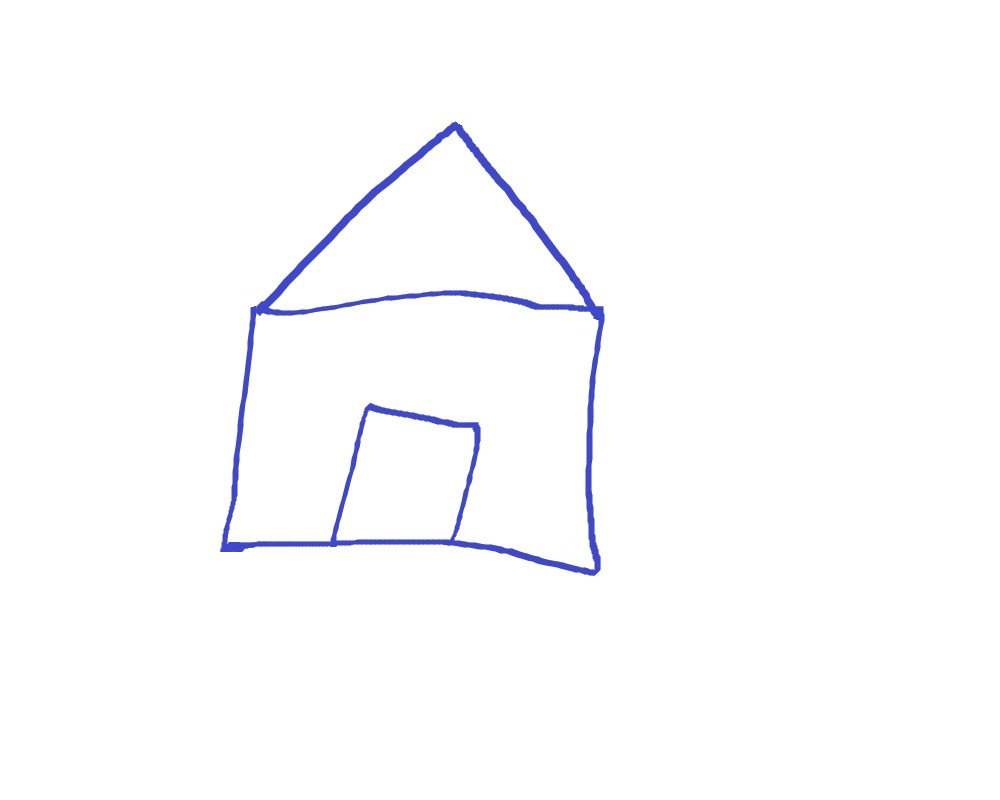
#> input picture images/house.jpg, 1000 x 800 px
$ python approx_contour.py
#> lines starting #> are read from the running program, lines starting #| are printed output that depends on the picture; after the words box and inside, x2 and y2 are one past the last pixel; in counts of white or black regions, pixels touching at a corner belong together
import cv2
import numpy as np

image = cv2.imread('../images/house.jpg')
#> image is the input picture: shape (800, 1000, 3); mean B, G, R 253.8, 252.1, 251.9
img_copy = image.copy()
cv2.imshow('original house',image)
cv2.waitKey(0)
cv2.destroyAllWindows()

gray = cv2.cvtColor(image,cv2.COLOR_BGR2GRAY)
ret,thresh = cv2.threshold(gray,127,255,cv2.THRESH_BINARY)
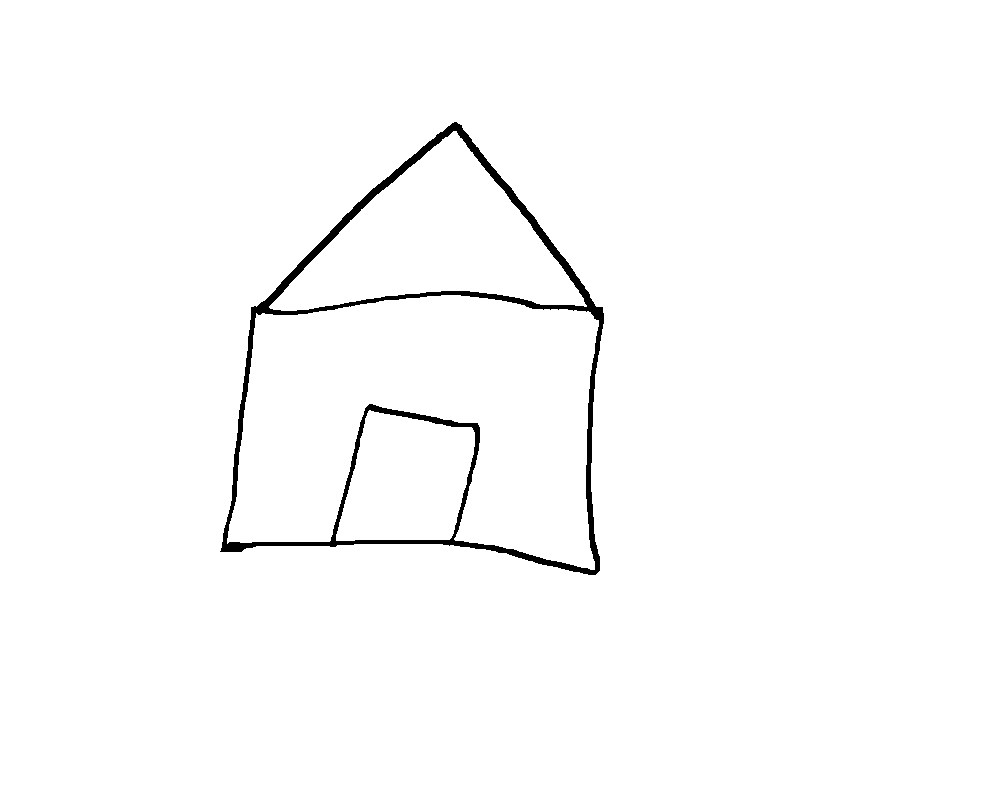
#> thresh: shape (800, 1000); 98.6% white; 1 black region

contours,hierarchy = cv2.findContours(thresh.copy(),cv2.RETR_LIST,cv2.CHAIN_APPROX_NONE)
#> contours = 5 contours; box (x1, y1, x2, y2) and area: (0, 0, 1000, 800) 798201, (219, 121, 605, 576) 121150, (227, 295, 599, 570) 67260, (269, 131, 587, 311) 27128, (336, 410, 475, 541) 13634

for i,c in enumerate(contours):
    x,y,w,h = cv2.boundingRect(c)
    cv2.rectangle(img_copy,(x,y),(x+w,y+h),(255,0,255),2)
    cv2.imshow('contour'+str(i+1),img_copy)
    cv2.waitKey(0)
#> this loop made 5 passes
#> (x, y, w, h) on passes 1 to 5: (336, 410, 139, 131), (227, 295, 372, 275), (269, 131, 318, 180), (219, 121, 386, 455), (0, 0, 1000, 800)
#> pass 1, `cv2.imshow('contour'+str(i+1),img_copy)`:
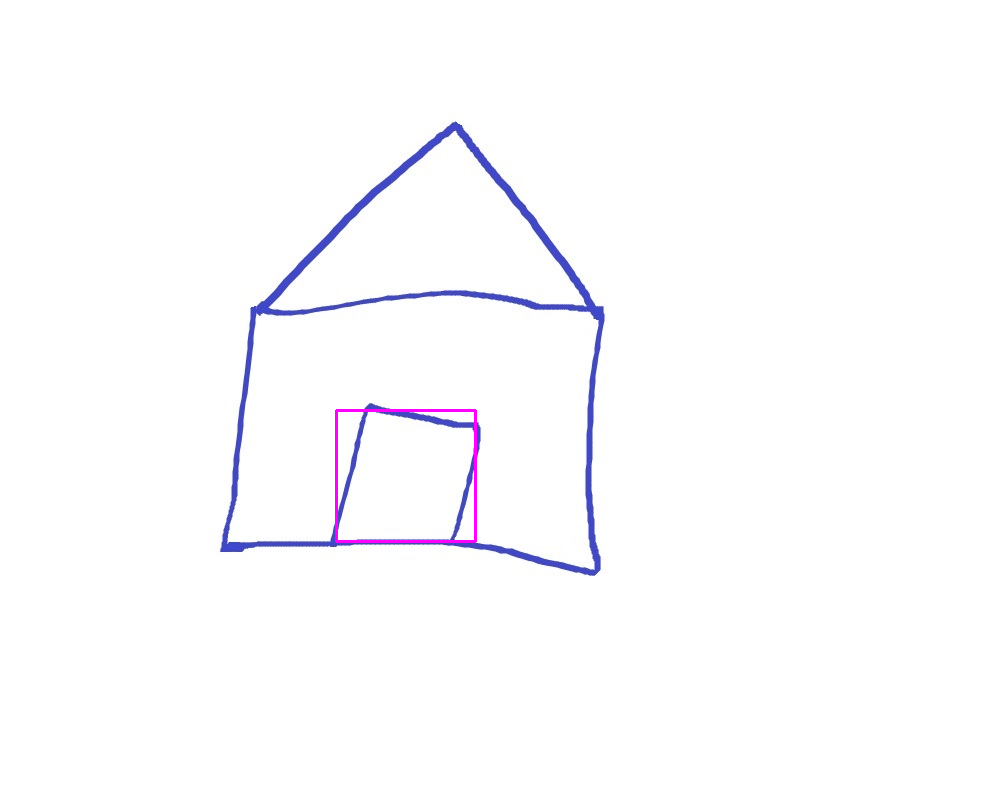
#> window 'contour1': shape (800, 1000, 3); mean B, G, R 253.9, 251.7, 252.1
#> after the loop:
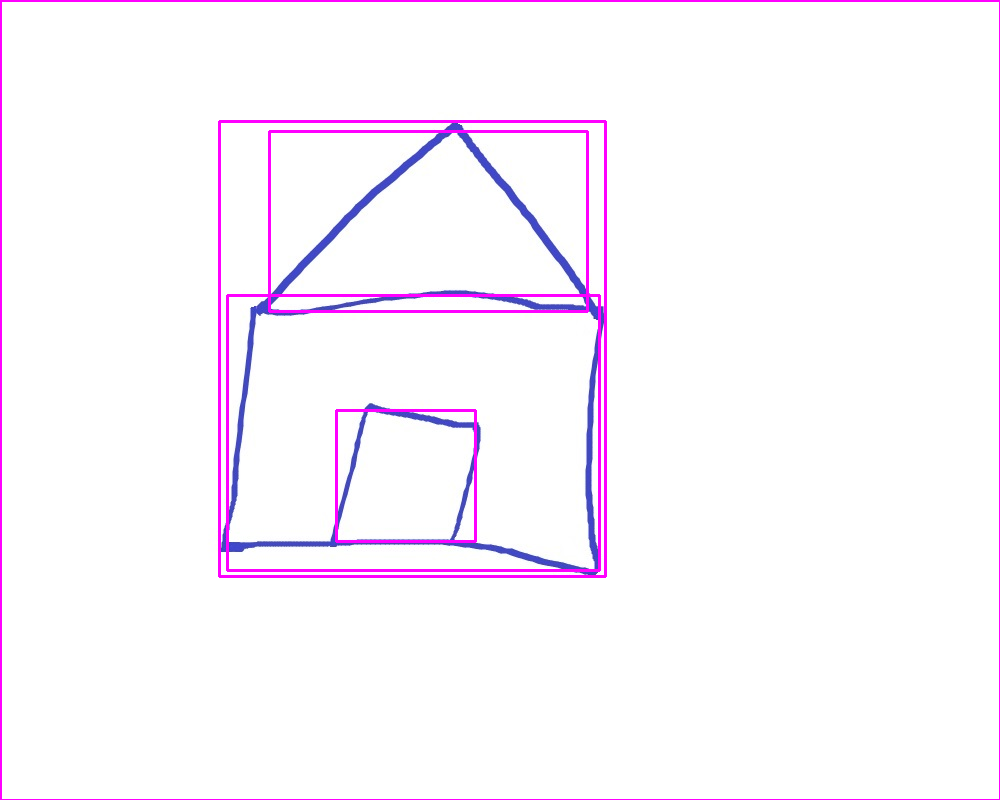
#> img_copy: shape (800, 1000, 3); 2.36% of pixels changed, all inside (x1, y1, x2, y2) = (0, 0, 1000, 800)

cv2.destroyAllWindows()

for i,c in enumerate(contours):
    acc=cv2.arcLength(c,True)
    poly = cv2.approxPolyDP(c,acc,True)
    cv2.drawContours(image,c,-1,(255,0,255),2)
    cv2.imshow('approx contour',image)
    cv2.waitKey(0)
#> this loop made 5 passes
#> (acc, poly) on passes 1 to 5: (489.7, [[369, 410]]), (1525.5, [[598, 320]]), (827.8, [[586, 305]]), (1470.8, [[456, 121]]), (3596, [[0, 0]])
#> pass 1, `cv2.imshow('approx contour',image)`:
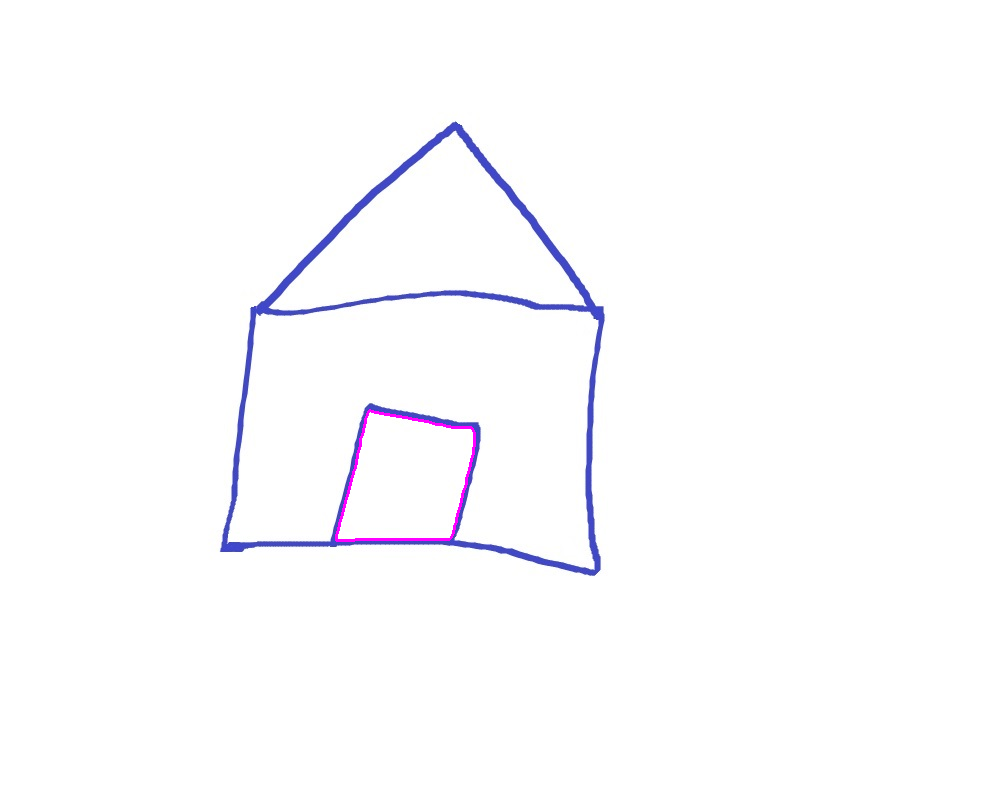
#> window 'approx contour': shape (800, 1000, 3); mean B, G, R 253.9, 251.8, 252.1
#> after the loop:
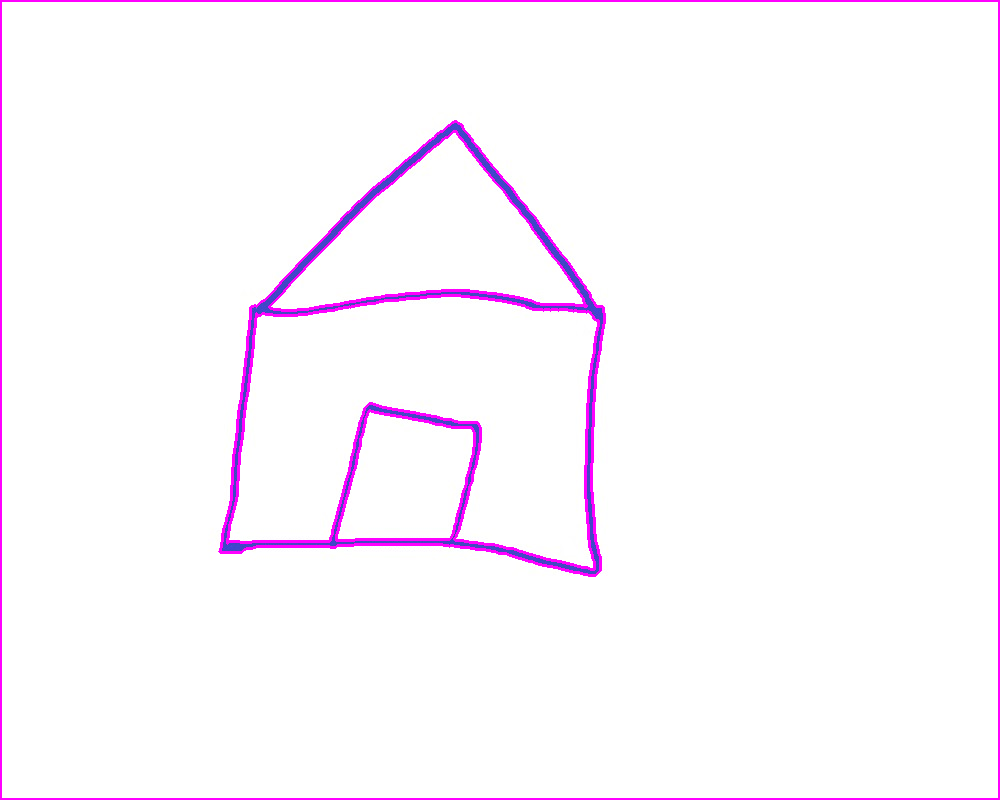
#> image: shape (800, 1000, 3); 2.35% of pixels changed, all inside (x1, y1, x2, y2) = (0, 0, 1000, 800)
cv2.destroyAllWindows()

$ run again, with images/4star.jpg copied over images/house.jpg
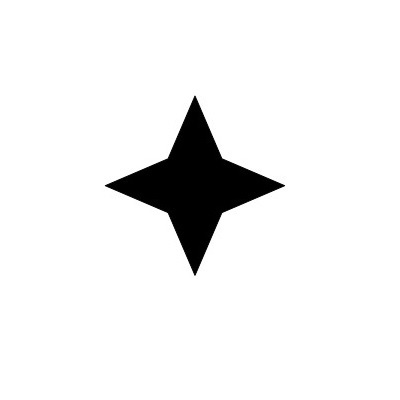
#> input picture images/4star.jpg, 400 x 400 px
#> image is the input picture: shape (400, 400, 3); min 0, max 255, mean 239.2
#> thresh: shape (400, 400); 93.8% white; 1 black region
#> contours = 2 contours; box (x1, y1, x2, y2) and area: (0, 0, 400, 400) 159201, (104, 95, 286, 276) 10174
#> the loop `for i,c in enumerate(contours):` made 2 passes
#> (x, y, w, h) on passes 1 to 2: (104, 95, 182, 181), (0, 0, 400, 400)
#> pass 1, `cv2.imshow('contour'+str(i+1),img_copy)`:
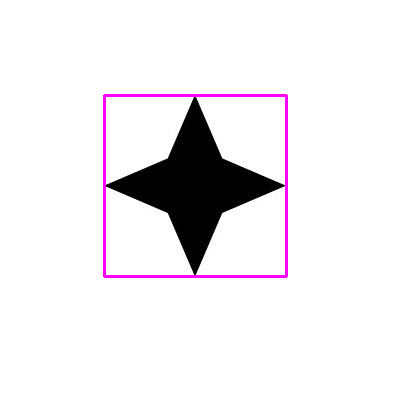
#> window 'contour1': shape (400, 400, 3); mean B, G, R 239.2, 235.7, 239.2
#> the loop `for i,c in enumerate(contours):` made 2 passes
#> (acc, poly) on passes 1 to 2: (593.1, [[194, 95]]), (1596, [[0, 0]])
#> pass 2, `cv2.imshow('approx contour',image)`:
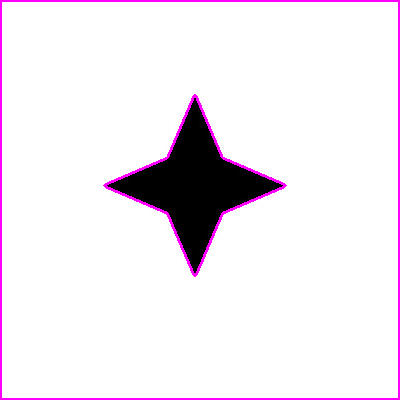
#> window 'approx contour': shape (400, 400, 3); mean B, G, R 240, 232.5, 240
